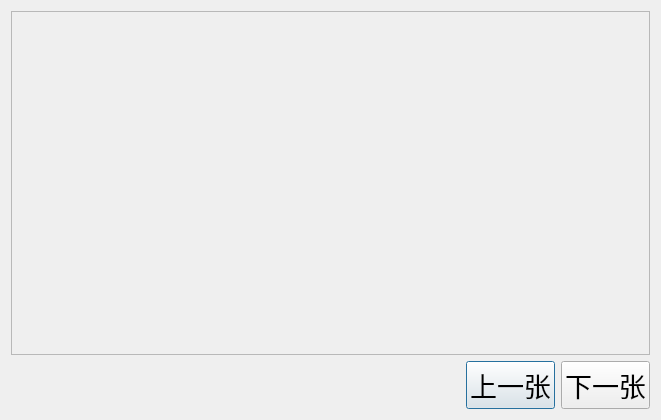
<?xml version="1.0" encoding="UTF-8"?>
<ui version="4.0">
 <class>ShowImageDialog</class>
 <widget class="QDialog" name="ShowImageDialog">
  <property name="geometry">
   <rect>
    <x>0</x>
    <y>0</y>
    <width>661</width>
    <height>420</height>
   </rect>
  </property>
  <property name="font">
   <font>
    <pointsize>20</pointsize>
   </font>
  </property>
  <property name="windowTitle">
   <string>图图秀</string>
  </property>
  <layout class="QVBoxLayout" name="verticalLayout">
   <item>
    <widget class="QFrame" name="frame">
     <property name="sizePolicy">
      <sizepolicy hsizetype="Preferred" vsizetype="Expanding">
       <horstretch>0</horstretch>
       <verstretch>0</verstretch>
      </sizepolicy>
     </property>
     <property name="font">
      <font>
       <pointsize>20</pointsize>
      </font>
     </property>
     <property name="frameShape">
      <enum>QFrame::StyledPanel</enum>
     </property>
     <property name="frameShadow">
      <enum>QFrame::Raised</enum>
     </property>
    </widget>
   </item>
   <item>
    <layout class="QHBoxLayout" name="horizontalLayout">
     <item>
      <spacer name="horizontalSpacer">
       <property name="orientation">
        <enum>Qt::Horizontal</enum>
       </property>
       <property name="sizeHint" stdset="0">
        <size>
         <width>40</width>
         <height>20</height>
        </size>
       </property>
      </spacer>
     </item>
     <item>
      <widget class="QPushButton" name="m_btnPrev">
       <property name="text">
        <string>上一张</string>
       </property>
      </widget>
     </item>
     <item>
      <widget class="QPushButton" name="m_btnNext">
       <property name="text">
        <string>下一张</string>
       </property>
      </widget>
     </item>
    </layout>
   </item>
  </layout>
 </widget>
 <layoutdefault spacing="6" margin="11"/>
 <resources/>
 <connections/>
</ui>
